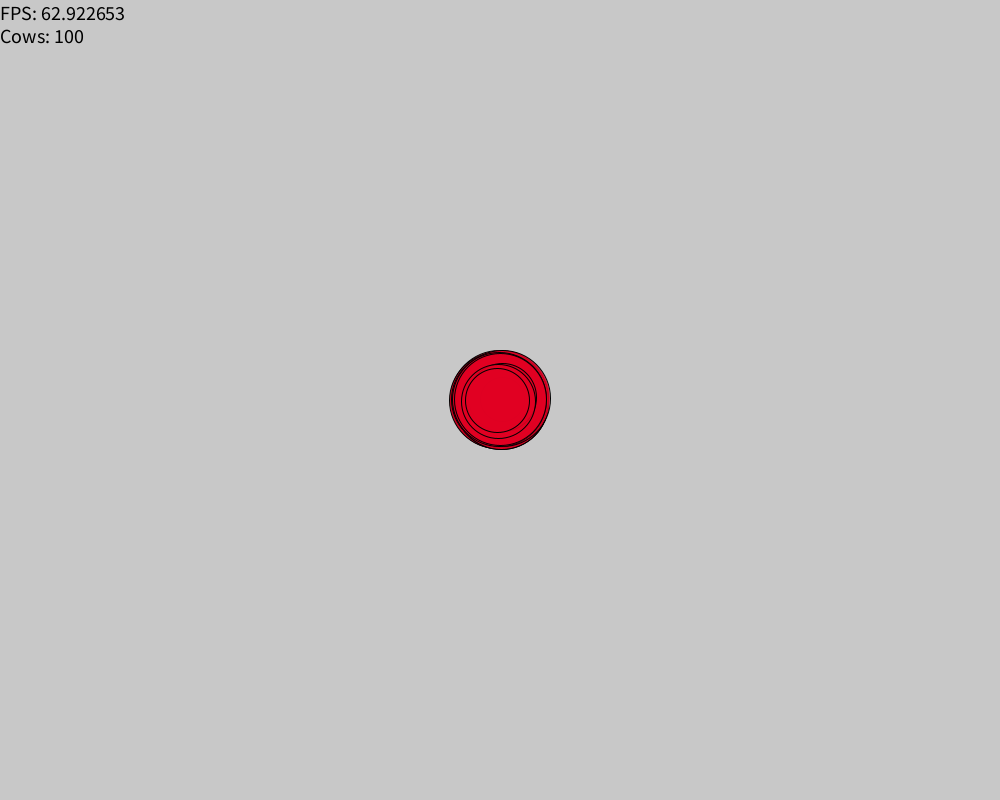
Frame 1 (no input)
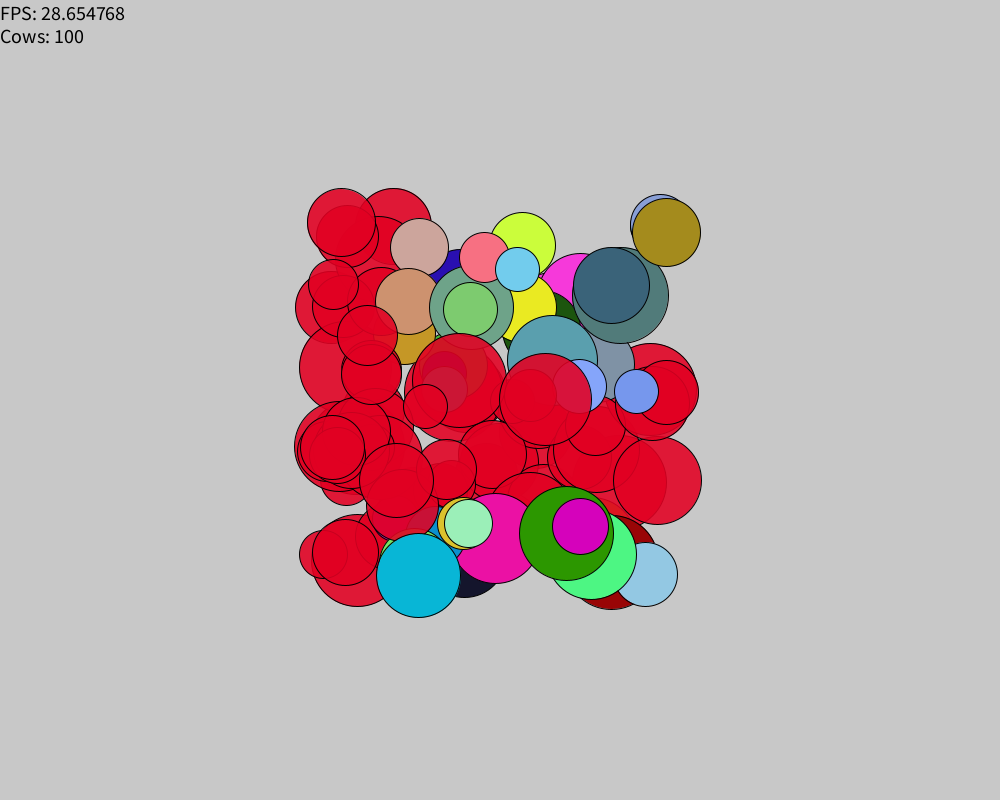
Frame 60 (the mouse pressed at the canvas centre just before this capture)
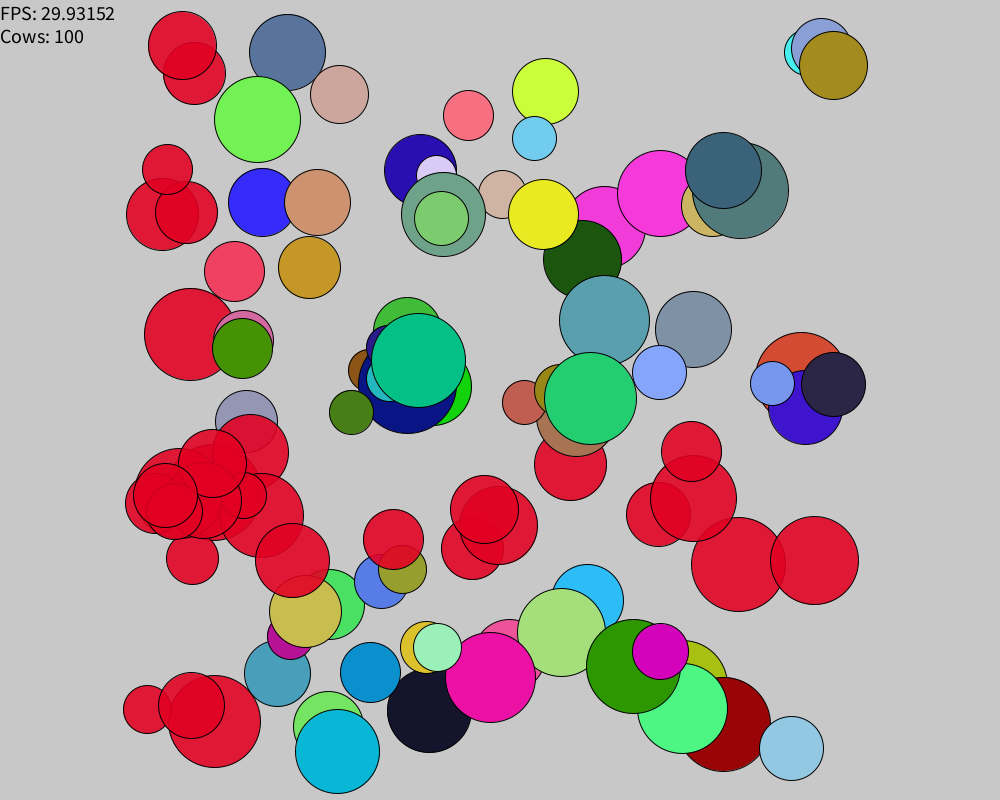
Frame 120 (the mouse held since frame 60 and released just before this capture)

The Processing sketch that drew these frames (run headless with seeded random() and noise(); from frame 60 on, the mouse is pressed at the canvas centre):

// Processing sketch: CowDemo
// ── CowDemo.pde
ArrayList<Cow> particles;
void setup() {
  frameRate(30);
  size(1000, 800);
  particles = new ArrayList<Cow>();
  for (int i = 0; i < 100; i++)
     particles.add(new Cow());
}
 
void draw() {
  background(200);
  for (Cow c : particles) {
    c.move();
    c.collide(particles);
    c.display();
  }
  fill(0);
  textSize(20);
  text("FPS: "+frameRate+"\nCows: "+particles.size(),0,20);
}
 
void mousePressed() {
  //Read about mouseClicked()/mousePressed() and related methods in the documentation.
   //Right click: add a cow at the mouse location.
   //Left click: call the click of each cow 
  if (mouseButton == LEFT) {
    for (int i = 0; i < particles.size(); i++) {
      particles.get(i).click();
    }
  }
  if (mouseButton == RIGHT) {
    Cow toAdd = new Cow();
    particles.add(toAdd);
  }
}
 
void keyPressed() {
  //Read about keyPressed() in the documentation.
  //hint:
  //println(keyCode);
  if (key == ' ') {
    particles.clear();
  }
}

// ── Cow.pde
public class Cow {
  float x, y, dx, dy, radius;
  color c;
  boolean colliding;
  boolean selected;
 
  Cow(float rad, float x, float y, float dx, float dy) {
    radius = rad;
    this.x = x;
    this.y = y;
    this.dx = (int)(dx*100)/100.0;
    this.dy = (int)(dy*100)/100.0;
    c = color(random(255),random(255),random(255));
  }
  Cow() {
    this(20+(int)(Math.random()*30), width/2, height/2, 
    random(6)-3,
    random(6)-3);
  }
  
  void move() {
    x += dx;
    y += dy;
    if (x >= width - radius || x <= radius) dx *= -1;
    if (y >= height - radius || y <= radius) dy *= -1;
  }
  void display() {
    if (colliding) {
      stroke(0);
      fill(225, 0, 34, 225);
    }
    else {
      stroke(0);
      fill(c);
    }
    ellipse(x, y, radius*2, radius*2);
    if (selected) {
      stroke(225);
      fill(#FCF2F2);
      circle((float)(this.x - this.radius / 2), (float)(this.y - this.radius / 2), 10);
      circle((float)(this.x + this.radius / 2), (float)(this.y - this.radius / 2), 10);
      line(this.x - 10, this.y - 5, this.x - 5, this.y + 10);
      line(this.x - 5, this.y + 10, this.x + 5, this.y + 10);
      line(this.x + 5, this.y + 10, this.x + 10, this.y - 5);
      //selected = false;
    }
  }
 
  void click(){
    //if the mouseX and mouseY are touching this cow, change the cow somehow.
    if ((mouseX < x + radius && mouseX > x - radius) && (mouseY < y + radius && mouseY > y - radius)) {
      if (selected) {
        selected = false;
      } else {
        selected = true;
      }
      c = color(#E3AEA9);
    }
  }
  
  void collide(ArrayList<Cow> others) {
    for (Cow comp : others) {
      if (this == comp) {
      } else {
        
        if (
         ((this.y + this.radius < comp.y - comp.radius) ||
         (this.y - this.radius > comp.y + comp.radius)) &&
         ((this.x + radius < comp.x - comp.radius) || 
         (this.x - radius > comp.x + comp.radius)
         )) {
         colliding = false;
         }
         else {
           colliding = true;
         }
      }
     }
   }
}
